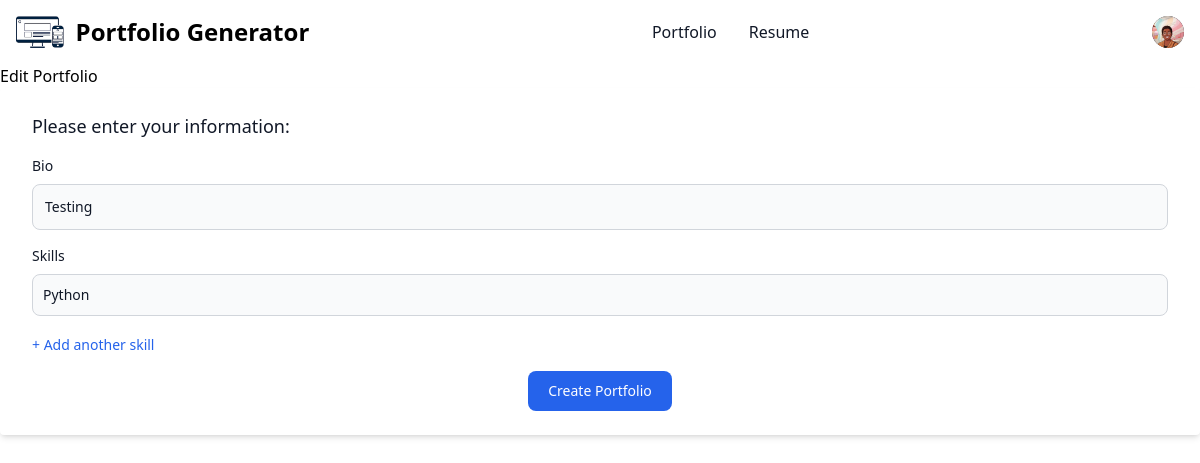
/portfolio/1/edit, run on an earlier commit of the app's database.
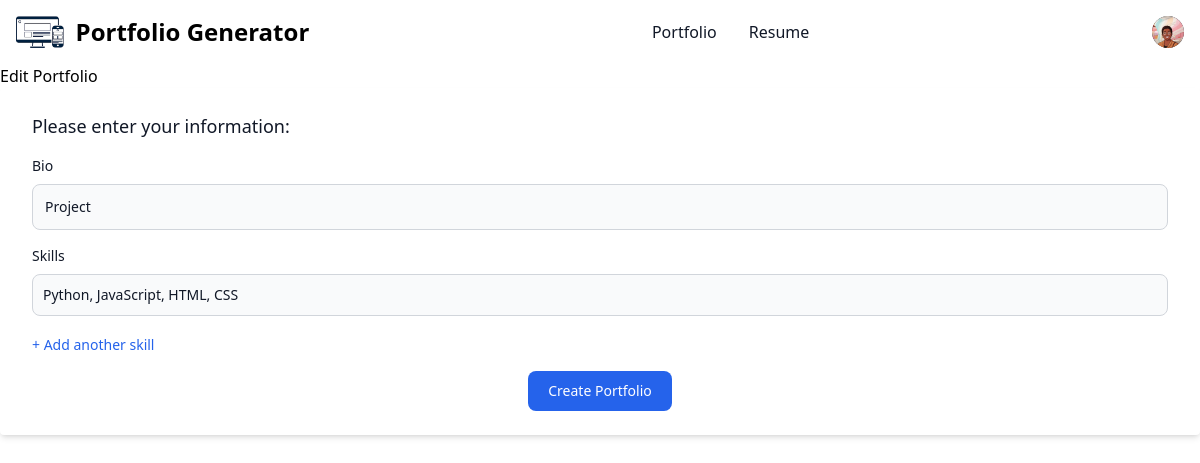
And on a later commit of the database.
### portfolio_app/models.py (models this page shows)
class Portfolio(db.Model):
  __tablename__ = "portfolio"
  id = db.Column(db.Integer, primary_key=True)
  user_id = db.Column(db.Integer, db.ForeignKey("user.id"))
  bio = db.Column(db.String, nullable=False)
  skills = db.Column(db.String, nullable=False)
  created_at = db.Column(db.DateTime, default=datetime.utcnow)
  user = db.relationship("User", back_populates="created_portfolios")
  project_list = db.relationship("Project", back_populates="portfolio")

### portfolio_app/routes.py (the view, shortened to what this page needs)
@main.route("/portfolio/<int:portfolio_id>/edit", methods=["GET", "POST"])
def edit_portfolio(portfolio_id):
  portfolio = Portfolio.query.get_or_404(portfolio_id)
  form = PortfolioForm(obj=portfolio)
  return render_template("edit_portfolio.html", portfolio=portfolio, form=form)

### portfolio_app/forms.py
class PortfolioForm(FlaskForm):
  bio = StringField("Bio",
    validators=[
      DataRequired(),
      Length(min=3, max=100, message="Your bio must be between 3 and 100 characters.")
    ])
  skills = StringField("Skills",
    validators=[
      DataRequired(),
      Length(min=3, message="Please enter at least 3 characters for skills.")
    ])
  submit = SubmitField("Create Portfolio")

### portfolio_app/templates/edit_portfolio.html (shortened to what this page needs)
{% extends "base.html" %}
{% block content %}
<h2>Edit Portfolio</h2>
<form method="POST" action="{{ url_for('main.edit_portfolio', portfolio_id=portfolio.id)}}" class="bg-white dark:bg-gray-800 shadow-md rounded px-8 py-6">
  <fieldset>
    <legend class="block text-lg font-medium text-gray-900 dark:text-white mb-4">Please enter your information:</legend>
    <p class="mb-4">
      {{ form.bio.label(class="block mb-2 text-sm font-medium text-gray-900 dark:text-white") }}
      {{ form.bio(class="resize-y block w-full p-3 text-sm text-gray-900 bg-gray-50 rounded-lg border border-gray-300 focus:ring-blue-500 focus:border-blue-500 dark:bg-gray-700 dark:border-gray-600 dark:text-white dark:focus:ring-blue-500 dark:focus:border-blue-500", rows="5", placeholder="Write a short bio...") }}
    </p>
    <div id="skills-wrapper" class="space-y-2 mb-4">
      <label class="block mb-2 text-sm font-medium text-gray-900 dark:text-white">Skills</label>
      {{ form.skills(class="block w-full p-2.5 text-sm text-gray-900 bg-gray-50 rounded-lg border border-gray-300 focus:ring-blue-500 focus:border-blue-500 dark:bg-gray-700 dark:border-gray-600 dark:placeholder-gray-400 dark:text-white dark:focus:ring-blue-500 dark:focus:border-blue-500") }}
    </div>
    <button type="button" onclick="addSkillField()" class="text-blue-600 hover:underline text-sm mb-4">
      + Add another skill
    </button>
    <p class="text-center">
      {{ form.submit(class="text-white bg-blue-600 hover:bg-blue-700 font-medium rounded-lg text-sm px-5 py-2.5 text-center") }}
    </p>
  </fieldset>
</form>
{% endblock %}

What changed in the data, as far as the page shows it:
changed Portfolio: bio "Testing" → "Project"; skills "Python" → "Python, JavaScript, HTML, CSS"
